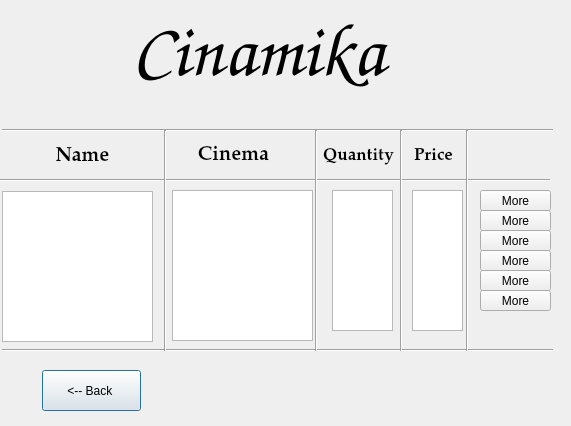
<?xml version="1.0" encoding="UTF-8"?>
<ui version="4.0">
 <class>Page_6</class>
 <widget class="QDialog" name="Page_6">
  <property name="geometry">
   <rect>
    <x>0</x>
    <y>0</y>
    <width>571</width>
    <height>426</height>
   </rect>
  </property>
  <property name="windowTitle">
   <string>Dialog</string>
  </property>
  <widget class="QLabel" name="label">
   <property name="geometry">
    <rect>
     <x>132</x>
     <y>10</y>
     <width>321</width>
     <height>81</height>
    </rect>
   </property>
   <property name="font">
    <font>
     <family>Comic Sans MS</family>
     <pointsize>56</pointsize>
    </font>
   </property>
   <property name="text">
    <string>Cinamika</string>
   </property>
  </widget>
  <widget class="QListWidget" name="NameLs">
   <property name="geometry">
    <rect>
     <x>2</x>
     <y>191</y>
     <width>151</width>
     <height>151</height>
    </rect>
   </property>
  </widget>
  <widget class="Line" name="line_7">
   <property name="geometry">
    <rect>
     <x>2</x>
     <y>335</y>
     <width>551</width>
     <height>31</height>
    </rect>
   </property>
   <property name="orientation">
    <enum>Qt::Horizontal</enum>
   </property>
  </widget>
  <widget class="Line" name="line_5">
   <property name="geometry">
    <rect>
     <x>-1</x>
     <y>170</y>
     <width>551</width>
     <height>20</height>
    </rect>
   </property>
   <property name="orientation">
    <enum>Qt::Horizontal</enum>
   </property>
  </widget>
  <widget class="QListWidget" name="CinemaLs">
   <property name="geometry">
    <rect>
     <x>172</x>
     <y>190</y>
     <width>141</width>
     <height>151</height>
    </rect>
   </property>
  </widget>
  <widget class="QListWidget" name="QuanLs">
   <property name="geometry">
    <rect>
     <x>332</x>
     <y>190</y>
     <width>61</width>
     <height>141</height>
    </rect>
   </property>
  </widget>
  <widget class="QLabel" name="label_3">
   <property name="geometry">
    <rect>
     <x>178</x>
     <y>140</y>
     <width>111</width>
     <height>31</height>
    </rect>
   </property>
   <property name="font">
    <font>
     <family>URW Palladio L</family>
     <pointsize>15</pointsize>
     <weight>75</weight>
     <bold>true</bold>
    </font>
   </property>
   <property name="text">
    <string>Cinema</string>
   </property>
   <property name="alignment">
    <set>Qt::AlignCenter</set>
   </property>
  </widget>
  <widget class="Line" name="line_4">
   <property name="geometry">
    <rect>
     <x>2</x>
     <y>110</y>
     <width>551</width>
     <height>41</height>
    </rect>
   </property>
   <property name="orientation">
    <enum>Qt::Horizontal</enum>
   </property>
  </widget>
  <widget class="Line" name="line_3">
   <property name="geometry">
    <rect>
     <x>361</x>
     <y>130</y>
     <width>81</width>
     <height>221</height>
    </rect>
   </property>
   <property name="orientation">
    <enum>Qt::Vertical</enum>
   </property>
  </widget>
  <widget class="Line" name="line_2">
   <property name="geometry">
    <rect>
     <x>271</x>
     <y>130</y>
     <width>91</width>
     <height>221</height>
    </rect>
   </property>
   <property name="orientation">
    <enum>Qt::Vertical</enum>
   </property>
  </widget>
  <widget class="Line" name="line">
   <property name="geometry">
    <rect>
     <x>125</x>
     <y>130</y>
     <width>81</width>
     <height>221</height>
    </rect>
   </property>
   <property name="orientation">
    <enum>Qt::Vertical</enum>
   </property>
  </widget>
  <widget class="QPushButton" name="pushButton_8">
   <property name="geometry">
    <rect>
     <x>42</x>
     <y>370</y>
     <width>99</width>
     <height>41</height>
    </rect>
   </property>
   <property name="text">
    <string>&lt;-- Back </string>
   </property>
  </widget>
  <widget class="QLabel" name="label_2">
   <property name="geometry">
    <rect>
     <x>12</x>
     <y>141</y>
     <width>141</width>
     <height>31</height>
    </rect>
   </property>
   <property name="font">
    <font>
     <family>URW Palladio L</family>
     <pointsize>15</pointsize>
     <weight>75</weight>
     <bold>true</bold>
    </font>
   </property>
   <property name="text">
    <string>Name</string>
   </property>
   <property name="alignment">
    <set>Qt::AlignCenter</set>
   </property>
  </widget>
  <widget class="QLabel" name="label_5">
   <property name="geometry">
    <rect>
     <x>408</x>
     <y>140</y>
     <width>51</width>
     <height>31</height>
    </rect>
   </property>
   <property name="font">
    <font>
     <family>URW Palladio L</family>
     <pointsize>13</pointsize>
     <weight>75</weight>
     <bold>true</bold>
    </font>
   </property>
   <property name="text">
    <string>Price</string>
   </property>
   <property name="alignment">
    <set>Qt::AlignCenter</set>
   </property>
  </widget>
  <widget class="Line" name="line_6">
   <property name="geometry">
    <rect>
     <x>442</x>
     <y>130</y>
     <width>51</width>
     <height>221</height>
    </rect>
   </property>
   <property name="orientation">
    <enum>Qt::Vertical</enum>
   </property>
  </widget>
  <widget class="QPushButton" name="pushButton_3">
   <property name="geometry">
    <rect>
     <x>480</x>
     <y>230</y>
     <width>71</width>
     <height>21</height>
    </rect>
   </property>
   <property name="text">
    <string>More</string>
   </property>
  </widget>
  <widget class="QPushButton" name="pushButton_6">
   <property name="geometry">
    <rect>
     <x>480</x>
     <y>290</y>
     <width>71</width>
     <height>21</height>
    </rect>
   </property>
   <property name="text">
    <string>More</string>
   </property>
  </widget>
  <widget class="QLabel" name="label_4">
   <property name="geometry">
    <rect>
     <x>318</x>
     <y>140</y>
     <width>81</width>
     <height>31</height>
    </rect>
   </property>
   <property name="font">
    <font>
     <family>URW Palladio L</family>
     <pointsize>13</pointsize>
     <weight>75</weight>
     <bold>true</bold>
    </font>
   </property>
   <property name="text">
    <string>Quantity</string>
   </property>
   <property name="alignment">
    <set>Qt::AlignCenter</set>
   </property>
  </widget>
  <widget class="QListWidget" name="PriceLs">
   <property name="geometry">
    <rect>
     <x>412</x>
     <y>190</y>
     <width>51</width>
     <height>141</height>
    </rect>
   </property>
  </widget>
  <widget class="QPushButton" name="pushButton_2">
   <property name="geometry">
    <rect>
     <x>480</x>
     <y>210</y>
     <width>71</width>
     <height>21</height>
    </rect>
   </property>
   <property name="text">
    <string>More</string>
   </property>
  </widget>
  <widget class="QPushButton" name="pushButton_5">
   <property name="geometry">
    <rect>
     <x>480</x>
     <y>270</y>
     <width>71</width>
     <height>21</height>
    </rect>
   </property>
   <property name="text">
    <string>More</string>
   </property>
  </widget>
  <widget class="QPushButton" name="pushButton_4">
   <property name="geometry">
    <rect>
     <x>480</x>
     <y>250</y>
     <width>71</width>
     <height>21</height>
    </rect>
   </property>
   <property name="text">
    <string>More</string>
   </property>
  </widget>
  <widget class="QPushButton" name="pushButton">
   <property name="geometry">
    <rect>
     <x>480</x>
     <y>190</y>
     <width>71</width>
     <height>21</height>
    </rect>
   </property>
   <property name="text">
    <string>More</string>
   </property>
  </widget>
 </widget>
 <resources/>
 <connections/>
</ui>
